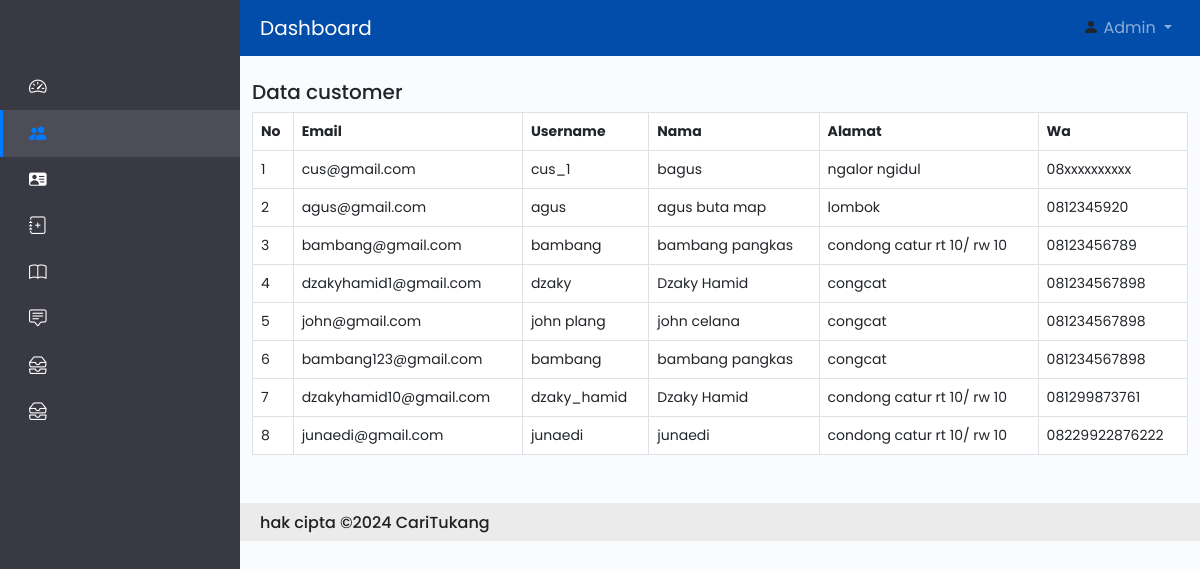
Page /admin/index.php/customer on the committed database.
### tables this page shows
CREATE TABLE `customer` (
  `id_customer` int(11) NOT NULL,
  `email_customer` varchar(100) NOT NULL,
  `username_customer` varchar(100) NOT NULL,
  `password_customer` varchar(100) NOT NULL,
  `nama_customer` varchar(150) NOT NULL,
  `alamat_customer` text NOT NULL,
  `wa_customer` varchar(15) NOT NULL
);

### admin/application/controllers/Customer.php (called while the page is built, shortened)
<?php
	class Customer extends  CI_Controller{
		function index() {
			$this->load->model('Mcustomer');
		$data['customer'] = $this->Mcustomer->tampil();
		$this->load->view('sidebar');
		$this->load->view('header');
		$this->load->view('customer_tampil',$data);
		$this->load->view('footer');
		}
	}
?>

### admin/index.php (called while the page is built, shortened)
<?php
require_once BASEPATH.'core/CodeIgniter.php';

### admin/application/models/Mcustomer.php (called while the page is built, shortened)
<?php
class Mcustomer extends CI_Model{
	function tampil() {
		$q = $this->db->get('customer');
		$d = $q->result_array();
		return $d;
	}
}
?>

### admin/application/views/customer_tampil.php (the view)
<div class="container mt-4 mb-4">
	<h5>Data customer</h5>
	<table class="table table-bordered" id="tableku">
		<thead style="background-color: #024CAA; color: #fff;" class="small">
			<tr >
				<th>No</th>
				<th>Email</th>
				<th>Username</th>
				<th>Nama</th>
				<th>Alamat</th>
				<th>Wa</th>
			</tr>
		</thead>
		<tbody>
			<?php foreach ($customer as $key => $value) : ?>
				<tr class="small">
					<td><?php echo $key + 1 ?></td>
					<td><?php echo $value['email_customer'] ?></td>
					<td><?php echo $value['username_customer'] ?></td>
					<td><?php echo $value['nama_customer'] ?></td>
					<td><?php echo $value['alamat_customer'] ?></td>
					<td><?php echo $value['wa_customer'] ?></td>
				</tr>
			<?php endforeach ?>
		</tbody>
	</table>
</div>

### admin/application/views/style.css (style rules this page uses)
body { font-family: 'Poppins', sans-serif; }

### admin/application/views/sidebar.php (style rules this page uses)
body { font-family: 'Poppins', sans-serif; }

### rows in the picture
customer: email_customer "cus@gmail.com", username_customer "cus_1", nama_customer "bagus", alamat_customer "ngalor ngidul", wa_customer "08xxxxxxxxxx"
customer: email_customer "agus@gmail.com", username_customer "agus", nama_customer "agus buta map", alamat_customer "lombok", wa_customer "0812345920"
customer: email_customer "bambang@gmail.com", username_customer "bambang", nama_customer "bambang pangkas", alamat_customer "condong catur rt 10/ rw 10", wa_customer "08123456789"
customer: email_customer "dzakyhamid1@gmail.com", username_customer "dzaky", nama_customer "Dzaky Hamid", alamat_customer "congcat", wa_customer "081234567898"
customer: email_customer "john@gmail.com", username_customer "john plang", nama_customer "john celana", alamat_customer "congcat", wa_customer "081234567898"
customer: email_customer "bambang123@gmail.com", username_customer "bambang", nama_customer "bambang pangkas", alamat_customer "congcat", wa_customer "081234567898"
customer: email_customer "dzakyhamid10@gmail.com", username_customer "dzaky_hamid", nama_customer "Dzaky Hamid", alamat_customer "condong catur rt 10/ rw 10", wa_customer "081299873761"
customer: email_customer "junaedi@gmail.com", username_customer "junaedi", nama_customer "junaedi", alamat_customer "condong catur rt 10/ rw 10", wa_customer "08229922876222"
